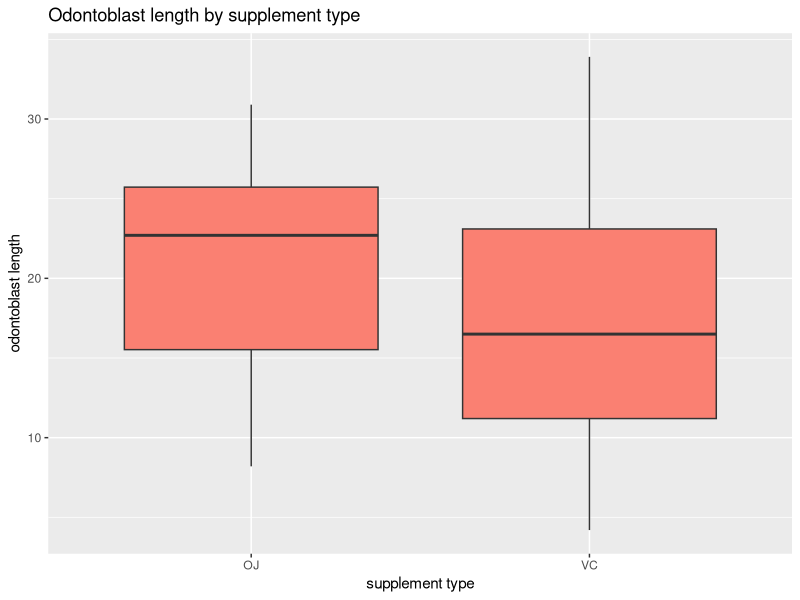

This figure's R source: (Note: this script raises an error after producing the figure.)
## ---- chunk 1
knitr::opts_chunk$set(echo = TRUE, warning = FALSE, message = FALSE)
## ---- chunk 2
require(ggplot2)
## ---- chunk 3
my_data <- datasets::ToothGrowth
## ---- chunk 4
str(my_data)

summary(my_data)
## ---- chunk 5
g <- ggplot(my_data, aes(x = supp, y = len))
g + geom_boxplot(aes(group = supp), fill = "salmon") + 
        xlab("supplement type") + 
        ylab("odontoblast length") + 
        ggtitle("Odontoblast length by supplement type")
## ---- chunk 6
t.test(len ~ supp, data = ToothGrowth, paired = FALSE)
## ---- chunk 7
p <- ggplot(my_data, aes(x = as.factor(dose), y = len))
p + geom_boxplot(aes(group = dose), fill = "steel blue") + 
        xlab("dose (mg. per day)") + 
        ylab("odontoblast length") + 
        ggtitle("Odontoblast length by vitamic C dose")
## ---- chunk 8
t.test(len ~ dose, data = subset(my_data, dose %in% c(1, 0.5)), alt = "less", paired = FALSE)
